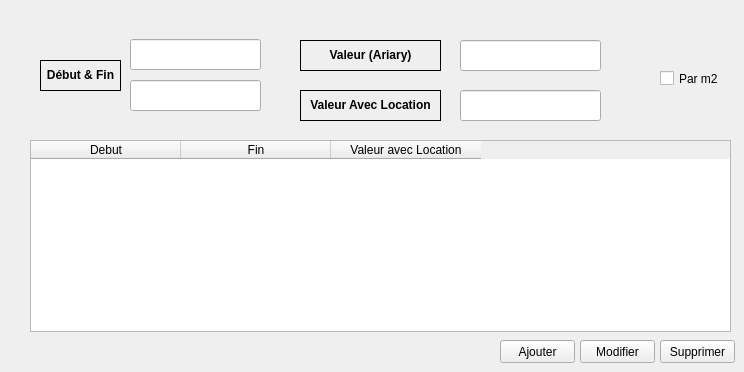
             <widget class="QWidget" name="pageForfParClasse_2">
              <widget class="QLabel" name="label_23">
               <property name="geometry">
                <rect>
                 <x>40</x>
                 <y>60</y>
                 <width>81</width>
                 <height>31</height>
                </rect>
               </property>
               <property name="frameShape">
                <enum>QFrame::Box</enum>
               </property>
               <property name="text">
                <string>&lt;html&gt;&lt;head/&gt;&lt;body&gt;&lt;p&gt;&lt;span style=&quot; font-weight:600;&quot;&gt;Début &amp;amp; Fin&lt;/span&gt;&lt;/p&gt;&lt;/body&gt;&lt;/html&gt;</string>
               </property>
               <property name="alignment">
                <set>Qt::AlignCenter</set>
               </property>
              </widget>
              <widget class="QPushButton" name="pushButton_7">
               <property name="geometry">
                <rect>
                 <x>580</x>
                 <y>340</y>
                 <width>75</width>
                 <height>23</height>
                </rect>
               </property>
               <property name="text">
                <string>Modifier</string>
               </property>
              </widget>
              <widget class="QLineEdit" name="lineEdit_16">
               <property name="geometry">
                <rect>
                 <x>460</x>
                 <y>40</y>
                 <width>141</width>
                 <height>31</height>
                </rect>
               </property>
              </widget>
              <widget class="QPushButton" name="pushButton_8">
               <property name="geometry">
                <rect>
                 <x>500</x>
                 <y>340</y>
                 <width>75</width>
                 <height>23</height>
                </rect>
               </property>
               <property name="text">
                <string>Ajouter</string>
               </property>
              </widget>
              <widget class="QLabel" name="label_24">
               <property name="geometry">
                <rect>
                 <x>300</x>
                 <y>90</y>
                 <width>141</width>
                 <height>31</height>
                </rect>
               </property>
               <property name="frameShape">
                <enum>QFrame::Box</enum>
               </property>
               <property name="text">
                <string>&lt;html&gt;&lt;head/&gt;&lt;body&gt;&lt;p&gt;&lt;span style=&quot; font-weight:600;&quot;&gt;Valeur Avec Location&lt;/span&gt;&lt;/p&gt;&lt;/body&gt;&lt;/html&gt;</string>
               </property>
               <property name="alignment">
                <set>Qt::AlignCenter</set>
               </property>
              </widget>
              <widget class="QCheckBox" name="checkBox_2">
               <property name="geometry">
                <rect>
                 <x>660</x>
                 <y>70</y>
                 <width>70</width>
                 <height>17</height>
                </rect>
               </property>
               <property name="text">
                <string>Par m2</string>
               </property>
              </widget>
              <widget class="QLabel" name="label_25">
               <property name="geometry">
                <rect>
                 <x>300</x>
                 <y>40</y>
                 <width>141</width>
                 <height>31</height>
                </rect>
               </property>
               <property name="frameShape">
                <enum>QFrame::Box</enum>
               </property>
               <property name="text">
                <string>&lt;html&gt;&lt;head/&gt;&lt;body&gt;&lt;p&gt;&lt;span style=&quot; font-weight:600;&quot;&gt;Valeur (Ariary)&lt;/span&gt;&lt;/p&gt;&lt;/body&gt;&lt;/html&gt;</string>
               </property>
               <property name="alignment">
                <set>Qt::AlignCenter</set>
               </property>
              </widget>
              <widget class="QPushButton" name="pushButton_9">
               <property name="geometry">
                <rect>
                 <x>660</x>
                 <y>340</y>
                 <width>75</width>
                 <height>23</height>
                </rect>
               </property>
               <property name="text">
                <string>Supprimer</string>
               </property>
              </widget>
              <widget class="QLineEdit" name="lineEdit_17">
               <property name="geometry">
                <rect>
                 <x>460</x>
                 <y>90</y>
                 <width>141</width>
                 <height>31</height>
                </rect>
               </property>
              </widget>
              <widget class="QTableWidget" name="tableWidget_3">
               <property name="geometry">
                <rect>
                 <x>30</x>
                 <y>140</y>
                 <width>701</width>
                 <height>192</height>
                </rect>
               </property>
               <attribute name="horizontalHeaderDefaultSectionSize">
                <number>150</number>
               </attribute>
               <column>
                <property name="text">
                 <string notr="true">Debut</string>
                </property>
               </column>
               <column>
                <property name="text">
                 <string notr="true">Fin</string>
                </property>
               </column>
               <column>
                <property name="text">
                 <string notr="true">Valeur avec Location</string>
                </property>
               </column>
              </widget>
              <widget class="QLineEdit" name="lineEdit_18">
               <property name="geometry">
                <rect>
                 <x>130</x>
                 <y>80</y>
                 <width>131</width>
                 <height>31</height>
                </rect>
               </property>
              </widget>
              <widget class="QLineEdit" name="lineEdit_19">
               <property name="geometry">
                <rect>
                 <x>130</x>
                 <y>39</y>
                 <width>131</width>
                 <height>31</height>
                </rect>
               </property>
              </widget>
             </widget>
